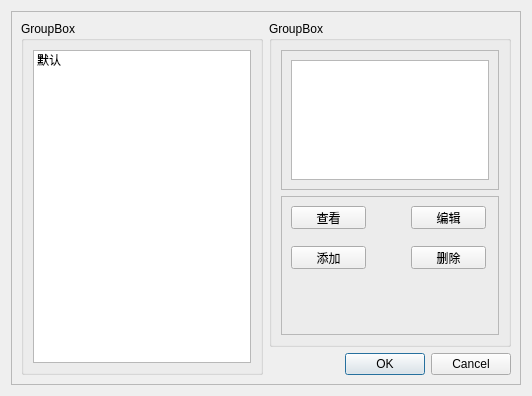
<?xml version="1.0" encoding="UTF-8"?>
<ui version="4.0">
 <class>Dialog</class>
 <widget class="QDialog" name="Dialog">
  <property name="geometry">
   <rect>
    <x>0</x>
    <y>0</y>
    <width>532</width>
    <height>396</height>
   </rect>
  </property>
  <property name="windowTitle">
   <string>Dialog</string>
  </property>
  <layout class="QHBoxLayout" name="horizontalLayout">
   <item>
    <widget class="QFrame" name="frame">
     <property name="frameShape">
      <enum>QFrame::StyledPanel</enum>
     </property>
     <property name="frameShadow">
      <enum>QFrame::Raised</enum>
     </property>
     <layout class="QGridLayout" name="gridLayout">
      <item row="3" column="1">
       <widget class="QDialogButtonBox" name="buttonBox_dialog">
        <property name="standardButtons">
         <set>QDialogButtonBox::Cancel|QDialogButtonBox::Ok</set>
        </property>
       </widget>
      </item>
      <item row="0" column="1" rowspan="3">
       <widget class="QGroupBox" name="groupBox_2">
        <property name="sizePolicy">
         <sizepolicy hsizetype="Expanding" vsizetype="Preferred">
          <horstretch>1</horstretch>
          <verstretch>0</verstretch>
         </sizepolicy>
        </property>
        <property name="title">
         <string>GroupBox</string>
        </property>
        <layout class="QVBoxLayout" name="verticalLayout_3">
         <item>
          <widget class="QFrame" name="frame_2">
           <property name="sizePolicy">
            <sizepolicy hsizetype="Preferred" vsizetype="Expanding">
             <horstretch>0</horstretch>
             <verstretch>1</verstretch>
            </sizepolicy>
           </property>
           <property name="frameShape">
            <enum>QFrame::StyledPanel</enum>
           </property>
           <property name="frameShadow">
            <enum>QFrame::Raised</enum>
           </property>
           <layout class="QVBoxLayout" name="verticalLayout_2">
            <item>
             <widget class="QTextEdit" name="textEdit"/>
            </item>
           </layout>
          </widget>
         </item>
         <item>
          <widget class="QFrame" name="frame_3">
           <property name="sizePolicy">
            <sizepolicy hsizetype="Preferred" vsizetype="Expanding">
             <horstretch>0</horstretch>
             <verstretch>1</verstretch>
            </sizepolicy>
           </property>
           <property name="frameShape">
            <enum>QFrame::StyledPanel</enum>
           </property>
           <property name="frameShadow">
            <enum>QFrame::Raised</enum>
           </property>
           <widget class="QPushButton" name="pushButton_view">
            <property name="geometry">
             <rect>
              <x>10</x>
              <y>10</y>
              <width>75</width>
              <height>23</height>
             </rect>
            </property>
            <property name="text">
             <string>查看</string>
            </property>
           </widget>
           <widget class="QPushButton" name="pushButton_edit">
            <property name="geometry">
             <rect>
              <x>130</x>
              <y>10</y>
              <width>75</width>
              <height>23</height>
             </rect>
            </property>
            <property name="text">
             <string>编辑</string>
            </property>
           </widget>
           <widget class="QPushButton" name="pushButton_add">
            <property name="geometry">
             <rect>
              <x>10</x>
              <y>50</y>
              <width>75</width>
              <height>23</height>
             </rect>
            </property>
            <property name="text">
             <string>添加</string>
            </property>
           </widget>
           <widget class="QPushButton" name="pushButton_delete">
            <property name="geometry">
             <rect>
              <x>130</x>
              <y>50</y>
              <width>75</width>
              <height>23</height>
             </rect>
            </property>
            <property name="text">
             <string>删除</string>
            </property>
           </widget>
          </widget>
         </item>
        </layout>
       </widget>
      </item>
      <item row="0" column="0" rowspan="4">
       <widget class="QGroupBox" name="groupBox">
        <property name="sizePolicy">
         <sizepolicy hsizetype="Expanding" vsizetype="Preferred">
          <horstretch>1</horstretch>
          <verstretch>0</verstretch>
         </sizepolicy>
        </property>
        <property name="title">
         <string>GroupBox</string>
        </property>
        <layout class="QVBoxLayout" name="verticalLayout">
         <item>
          <widget class="QListWidget" name="listWidget">
           <item>
            <property name="text">
             <string>默认</string>
            </property>
           </item>
          </widget>
         </item>
        </layout>
       </widget>
      </item>
     </layout>
    </widget>
   </item>
  </layout>
 </widget>
 <resources/>
 <connections/>
</ui>
